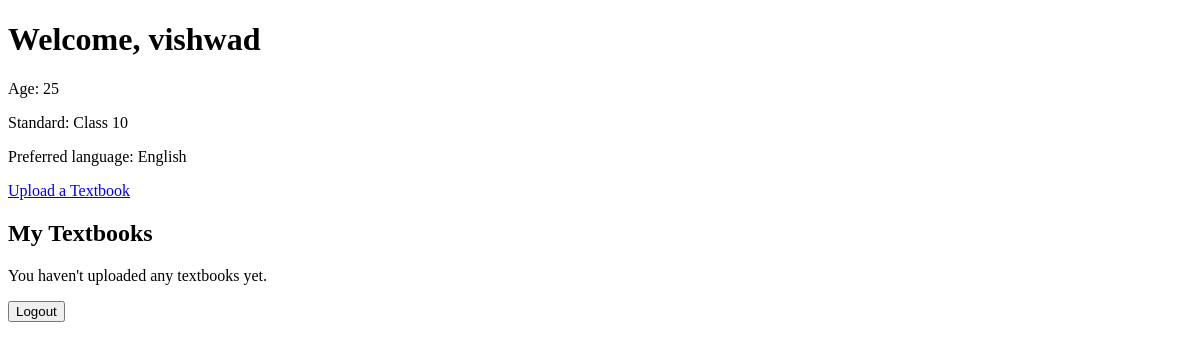
Page /accounts/dashboard/ (signed in) on the earlier database version.
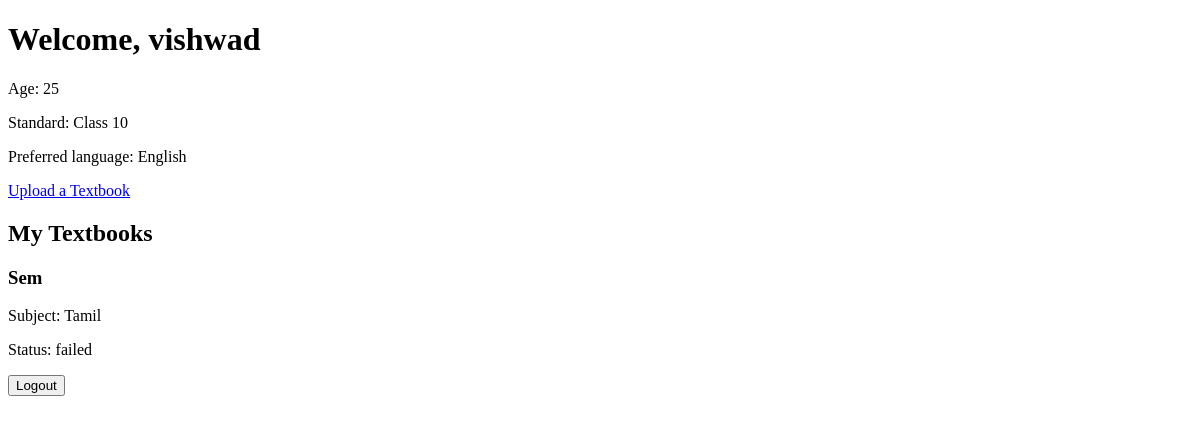
Same page on the later database version.
### accounts/models.py (models this page shows, shortened)
class Student(AbstractUser):
    age = models.PositiveSmallIntegerField(
        null=True,
        blank=True,
    )
    standard = models.CharField(
        max_length=20,
        choices=STANDARD_CHOICES,
        blank=True,
    )
    preferred_language = models.CharField(
        max_length=30,
        choices=LANGUAGE_CHOICES,
        default="english",
    )

### textbooks/models.py (models this page shows, shortened)
class Book(models.Model):
    STATUS_CHOICES = [
        ("uploaded", "Uploaded"),
        ("processing", "Processing"),
        ("ready", "Ready"),
        ("failed", "Failed"),
    ]
    student = models.ForeignKey(
        settings.AUTH_USER_MODEL,
        on_delete=models.CASCADE,
        related_name="books",
    )
    title = models.CharField(max_length=200)
    language = models.CharField(
        max_length=30,
        choices=LANGUAGE_CHOICES,
    )
    standard = models.CharField(
        max_length=20,
        choices=STANDARD_CHOICES,
    )
    subject = models.CharField(max_length=100)
    pdf_file = models.FileField(
        upload_to="textbooks/"
    )
    status = models.CharField(
        max_length=20,
        choices=STATUS_CHOICES,
        default="uploaded",
    )
    uploaded_at = models.DateTimeField(
        auto_now_add=True
    )

### accounts/views.py (the view)
# urls.py: path("dashboard/", dashboard, name="dashboard"),
@login_required
def dashboard(request):
    books = Book.objects.filter(
        student=request.user
    ).order_by("-uploaded_at")
    return render(
        request,
        "accounts/dashboard.html",
        {"books": books},
    )

### accounts/templates/accounts/dashboard.html (shortened to what this page needs)
<!DOCTYPE html>
<html lang="en">
<head>
</head>
<body>
    <h1>Welcome, {{ request.user.username }}</h1>
    <p>Age: {{ request.user.age|default:"Not provided" }}</p>
    <p>Standard: {{ request.user.get_standard_display|default:"Not selected" }}</p>
    <p>
        Preferred language:
        {{ request.user.get_preferred_language_display }}
    </p>
    <p>
        <a href="{% url 'upload_book' %}">
            Upload a Textbook
        </a>
    </p>
    <h2>My Textbooks</h2>
    {% for book in books %}
    <div>
        <h3>{{ book.title }}</h3>
        <p>Subject: {{ book.subject }}</p>
        <p>Status: {{ book.status }}</p>
    </div>
    {% empty %}
    <p>You haven't uploaded any textbooks yet.</p>
    {% endfor %}
    <form method="post" action="{% url 'logout' %}">
        <button type="submit">Logout</button>
    </form>
</body>
</html>

Differences in the rows shown:
added Book: title "Sem", subject "Tamil", status "failed"
Other differences:
text no longer shown: "You haven't uploaded any textbooks yet."
